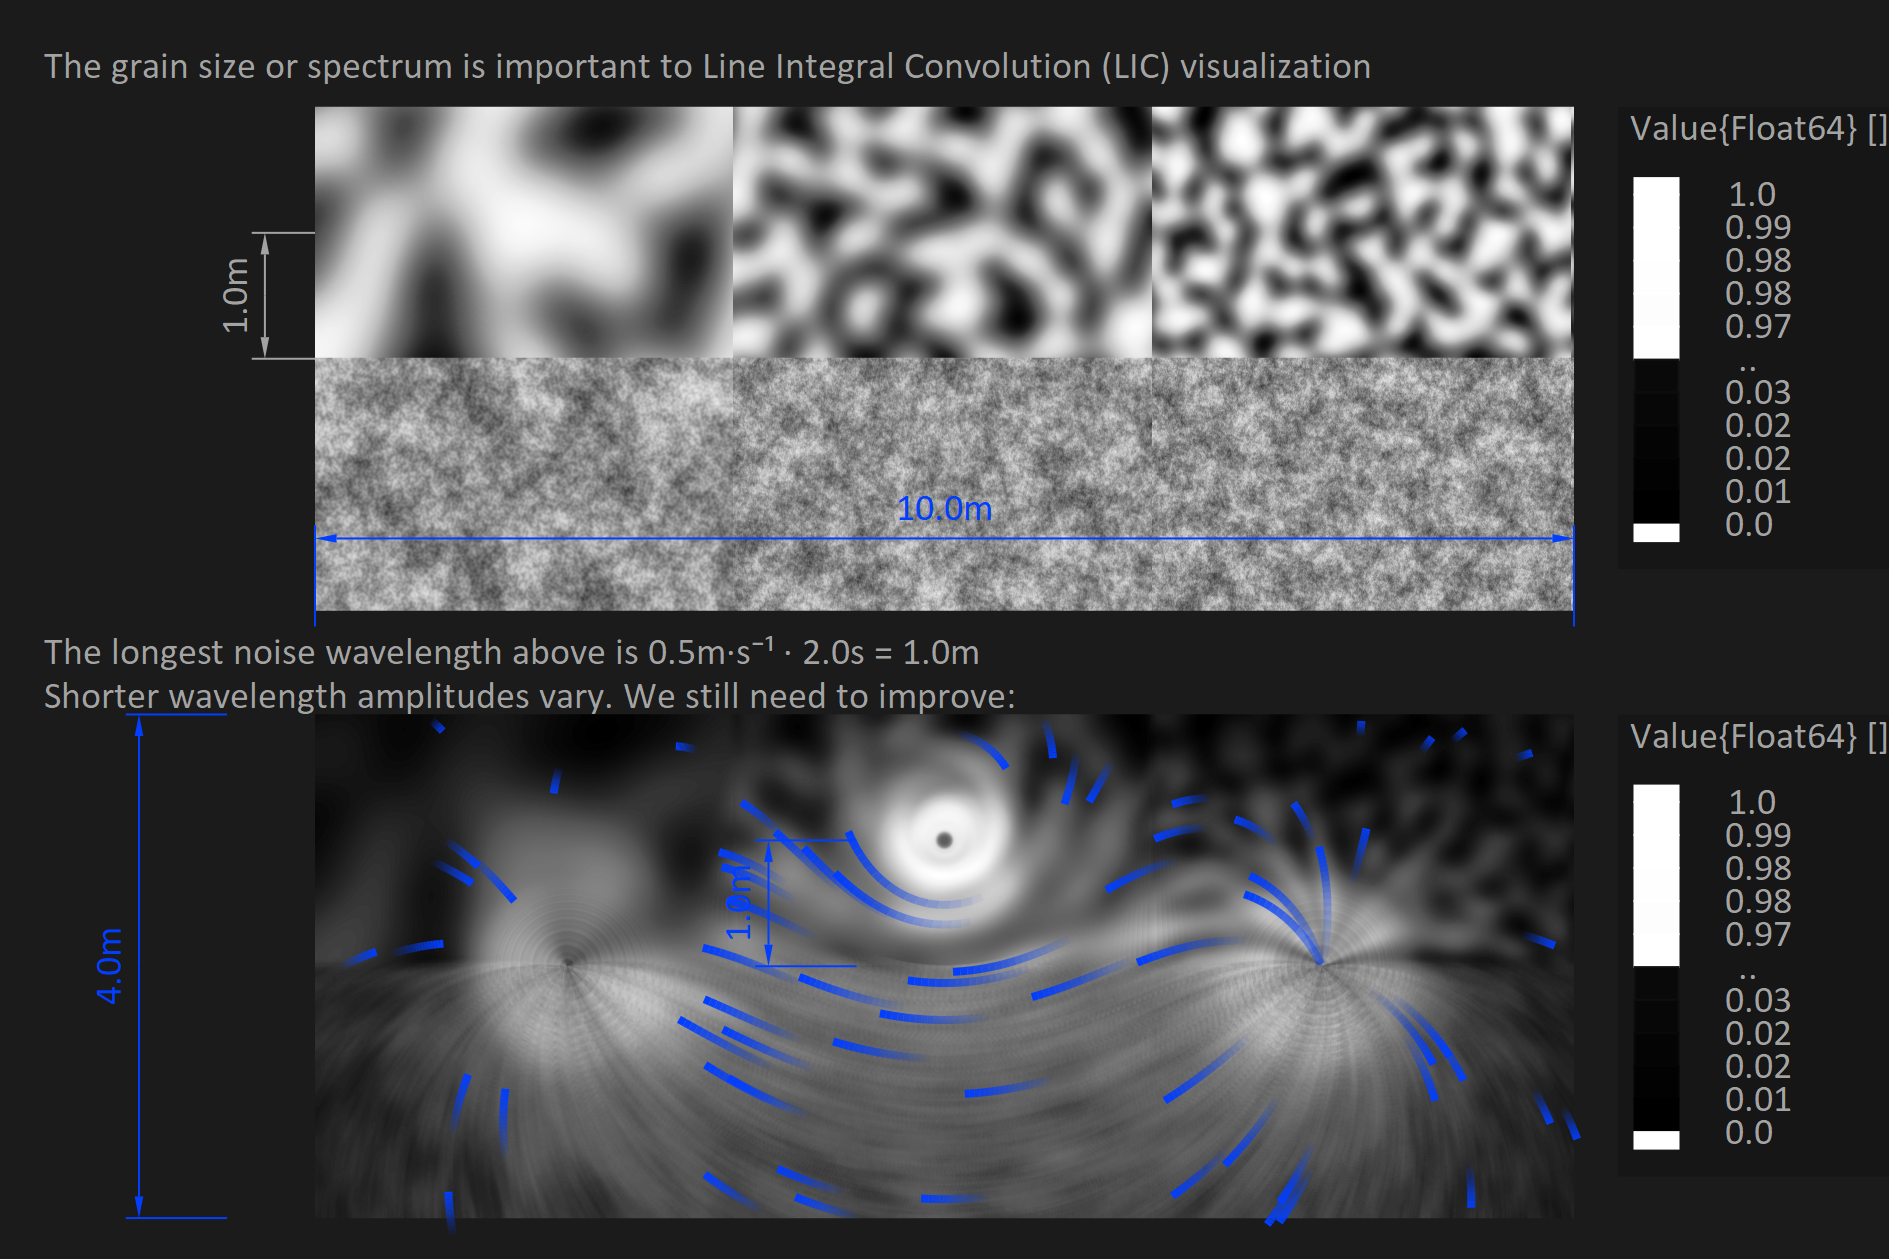

Recreate this plot in Julia.
import MechanicalSketch
import MechanicalSketch: empty_figure, finish
import MechanicalSketch: PALETTE, settext, setline, WI, EM, HE, O
import MechanicalSketch: dimension_aligned, noise, rk4_steps!
import MechanicalSketch: generate_complex_potential_source, generate_complex_potential_vortex
import MechanicalSketch: @import_expand, Quantity, @layer, sethue
import MechanicalSketch: place_image, draw_legend, set_scale_sketch, BinLegend
import MechanicalSketch: normalize_datarange, x_y_iterators_at_pixels
import MechanicalSketch: ∙, ∇_rectangle, SVector, draw_streamlines
import Interpolations: interpolate, Gridded, Linear, Flat, extrapolate
import MechanicalSketch: Greys_9
let
empty_figure(joinpath(@__DIR__, "test_26.png"));
include("test_functions_24.jl")
include("test_functions_26.jl")
# Reuse the flow field from test_23.jl, a matrix of complex velocities with an element per pixel.
A = flowfield_23();
set_scale_sketch(PHYSWIDTH_23, round(Int, SCREEN_WIDTH_FRAC_23 * WI))


str = "The grain size or spectrum is important to Line Integral Convolution (LIC) visualization"
settext(str, O + (-WI/2 + EM, -0.5HE + 2EM), markup = true)

# We are going to use the velocity vector field in a lot of calculations,
# and interpolate between the calculated pixel values
xs, ys = x_y_iterators_at_pixels(;physwidth = PHYSWIDTH_23, physheight = PHYSHEIGHT_23)
fxy_inter = interpolate((xs, reverse(ys)), map( cmplx -> (real(cmplx), imag(cmplx)), transpose(A)[ : , end:-1:1]), Gridded(Linear()));
fxy = extrapolate(fxy_inter, Flat());

# Duration to trace the streamlines forward and back
global const DU_26 = 2.0s

# Upper figure centre coordinate
global const OU_26 = O + (0.0, -0.25HE + EM)

NO_2 = noisepic_2(A, PHYSWIDTH_23, PHYSHEIGHT_23)

# Show the noise image at the top figure
legend = BinLegend(;maxlegend = 1.0, noofbins = 128, 
                       colorscheme = reverse(Greys_9), name = Symbol("Value{Float64}"))
upleftpoint, lowrightpoint = place_image(OU_26, legend.(NO_2))
draw_legend(lowrightpoint + (EM, 0) + (0.0m, PHYSHEIGHT_23), legend)

# And make a function that interpolates noise between pixels:
nxy_inter = interpolate((xs, reverse(ys)), transpose(NO_2)[ : , end:-1:1], Gridded(Linear()));
nxy = extrapolate(nxy_inter, Flat());
nxy(0.1m, 0.02m)

# Centre of the bottom figure
global const OB_26 = O + (0.0, + 0.25HE + 0.5EM )

# Number of sampling points along our streamline in each direction (effectively one less than this)
global const NS_2 = 10

# Step length (duration)
h = DU_26 / (NS_2 -1 )

M = convolute_image_2(xs, reverse(ys), fxy, nxy, h, CUTOFF_23) # 36.019 s (10 allocations: 4.85 MiB)
                                                  # 27.331 s (50803210 allocations: 2.64 GiB)
                                                  # 29.189352 seconds (30.08 M allocations: 642.345 MiB, 0.39% gc time)
                                                  # 30.222620 seconds (24.06 M allocations: 389.484 MiB, 0.19% gc time)
                                                  # 29.965055 seconds (561.78 k allocations: 31.034 MiB, 0.05% gc time)

upleftpoint, lowrightpoint = place_image(OB_26, legend.(M) )
draw_legend(lowrightpoint + (EM, 0) + (0.0m, PHYSHEIGHT_23), legend)


@layer begin
    sethue(PALETTE[1])
    setline(8)
    draw_streamlines(OB_26, fxy; h)
    setline(1)
end

@layer begin
    sethue(PALETTE[1])
    dimension_aligned(OB_26 + (-PHYSWIDTH_23  / 2, PHYSHEIGHT_23  / 2), OB_26 + (PHYSWIDTH_23  / 2, PHYSHEIGHT_23  / 2))
    dimension_aligned(OB_26, OB_26 + complex(0.0, 1.0)m)
    dimension_aligned(OB_26 + (-PHYSWIDTH_23  / 2, - PHYSHEIGHT_23  / 2 ),  OB_26 +  (-PHYSWIDTH_23  / 2, PHYSHEIGHT_23  / 2 ))
end
str = "The longest noise wavelength above is $CUTOFF_23 · $DU_26 = $(CUTOFF_23 * DU_26)"
settext(str, O + (-WI/2 + EM, EM) , markup = true)
str = "Shorter wavelength amplitudes vary. We still need to improve:"
settext(str, O + (-WI/2 + EM, 2 * EM) , markup = true)

finish()
set_scale_sketch()
end